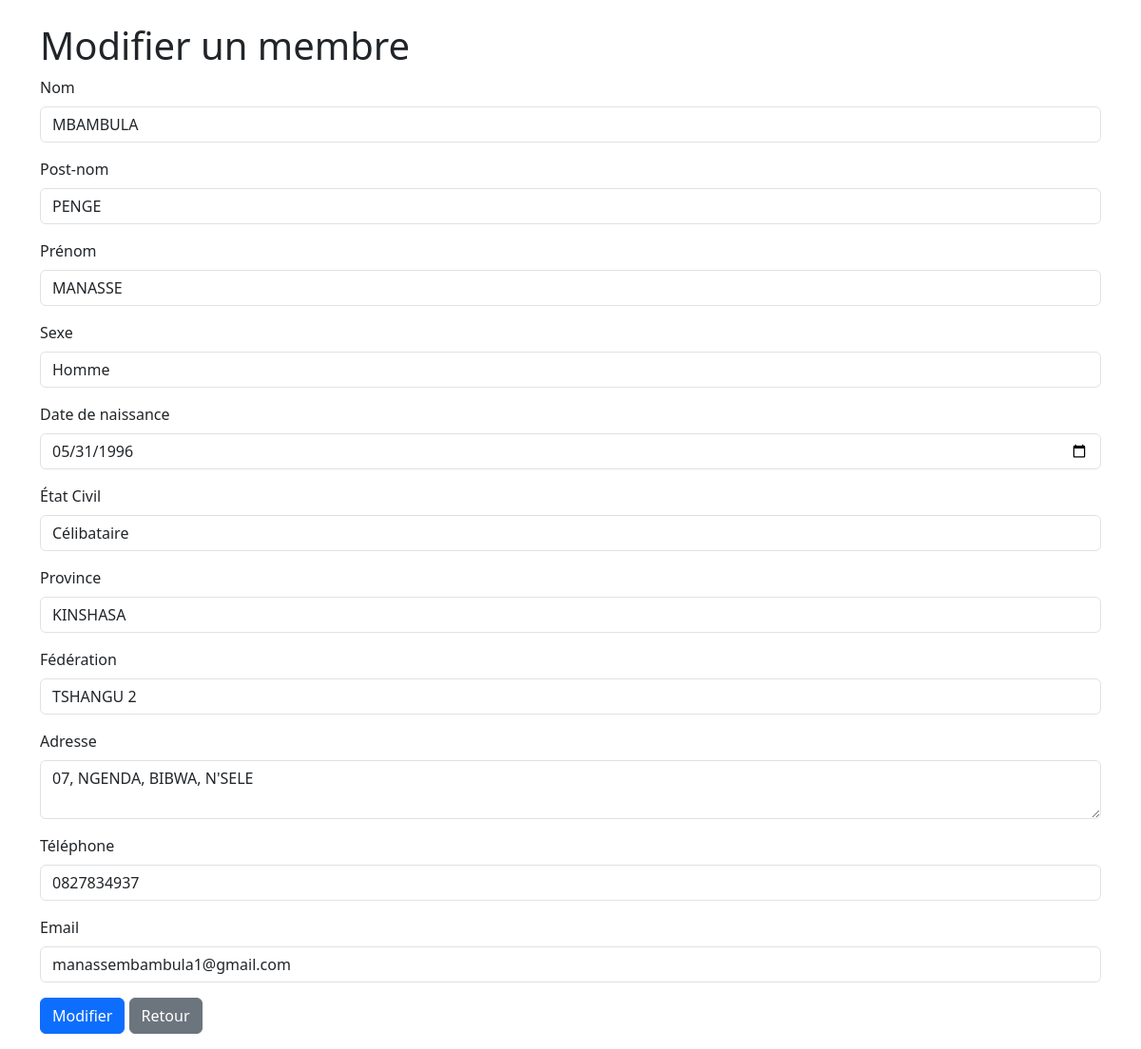
The page /modifier_membre.php?id=27 (signed in) on the database its author committed.
### tables this page shows
CREATE TABLE IF NOT EXISTS `membres` (
  `id` int NOT NULL AUTO_INCREMENT,
  `nom` varchar(100) NOT NULL,
  `post_nom` varchar(100) NOT NULL,
  `prenom` varchar(100) NOT NULL,
  `sexe` enum('Homme','Femme') NOT NULL,
  `date_naissance` date NOT NULL,
  `etat_civil` enum('Célibataire','Marié(e)','Divorcé(e)','Veuf(ve)') NOT NULL,
  `province_origine` varchar(100) NOT NULL,
  `federation` varchar(100) NOT NULL,
  `adresse` text NOT NULL,
  `telephone` varchar(20) NOT NULL,
  `date_inscription` timestamp NULL DEFAULT CURRENT_TIMESTAMP,
  `email` varchar(100) NOT NULL,
  PRIMARY KEY (`id`),
  UNIQUE KEY `telephone` (`telephone`)
);

### modifier_membre.php (the view, shortened to what this page needs)
<?php
require 'config.php';
$id = $_GET['id'];
$sql = "SELECT * FROM membres WHERE id = $id";
$result = $conn->query($sql);
$membres = $result->fetch_assoc();
?>
<!DOCTYPE html>
<html lang="fr">
<head>
    <link href="assets/tabler-icons/tabler-icons.css" rel="stylesheet">
    <link rel="stylesheet" href="assets/css/bootstrap.min.css">
</head>
<body>
<div class="container mt-4">
<h1>Modifier un membre</h1>
<form action="" method="post">
        <div class="mb-3">
            <label for="nom" class="form-label">Nom</label>
            <input type="text" class="form-control" name="nom" value="<?= $membres['nom'] ?>" required>
        </div>
        <div class="mb-3">
            <label for="post_nom" class="form-label">Post-nom</label>
            <input type="text" class="form-control" name="post_nom" value="<?= $membres['post_nom'] ?>" required>
        </div>
        <div class="mb-3">
            <label for="prenom" class="form-label">Prénom</label>
            <input type="text" class="form-control" name="prenom" value="<?= $membres['prenom'] ?>" required>
        </div>
        <div class="mb-3">
            <label class="form-label">Sexe</label>
            <select class="form-control" name="sexe" value="<?= $membres['sexe'] ?>" required>
                <option value="Homme">Homme</option>
            </select>
        </div>
        <div class="mb-3">
            <label for="date_naissance" class="form-label">Date de naissance</label>
            <input type="date" class="form-control" name="date_naissance"  value="<?= $membres['date_naissance'] ?>" required>
        </div>
        <div class="mb-3">
            <label class="form-label">État Civil</label>
            <select class="form-control" name="etat_civil" value="<?= $membres['etat_civil'] ?>" required>
                <option value="Célibataire">Célibataire</option>
            </select>
        </div>
        <div class="mb-3">
            <label for="province_origine" class="form-label">Province</label>
            <input type="text" class="form-control" name="province_origine" value="<?= $membres['province_origine'] ?>" required>
        </div>
        <div class="mb-3">
            <label for="federation" class="form-label">Fédération</label>
            <input type="text" class="form-control" name="federation" value="<?= $membres['federation']?>" required>
        </div>
        <div class="mb-3">
            <label for="adresse" class="form-label">Adresse</label>
            <textarea class="form-control" name="adresse" rows="2"  required><?= $membres['adresse'] ?></textarea>
        </div>
        <div class="mb-3">
            <label for="telephone" class="form-label">Téléphone</label>
            <input type="text" class="form-control" name="telephone"  value="<?= $membres['telephone'] ?>" required>
        </div>
        <div class="mb-3">
            <label for="email" class="form-label">Email</label>
            <input type="email" class="form-control" name="email" value="<?= $membres['email'] ?>" >
        </div>
        <button type="submit" class="btn btn-primary"><i class='ti ti-edit'></i>Modifier</button>
        <a href="gestion_membres.php" class="btn btn-secondary"><i class='ti ti-arrow-back'></i>Retour</a><p></p>
    </form>
</div>
</body>
</html>

### rows shown on the page
membres: nom "MBAMBULA", post_nom "PENGE", prenom "MANASSE", sexe "Homme", date_naissance "05/31/1996", etat_civil "Célibataire", province_origine "KINSHASA", federation "TSHANGU 2", adresse "07, NGENDA, BIBWA, N'SELE", telephone "0827834937", email "manassembambula1@gmail.com"
